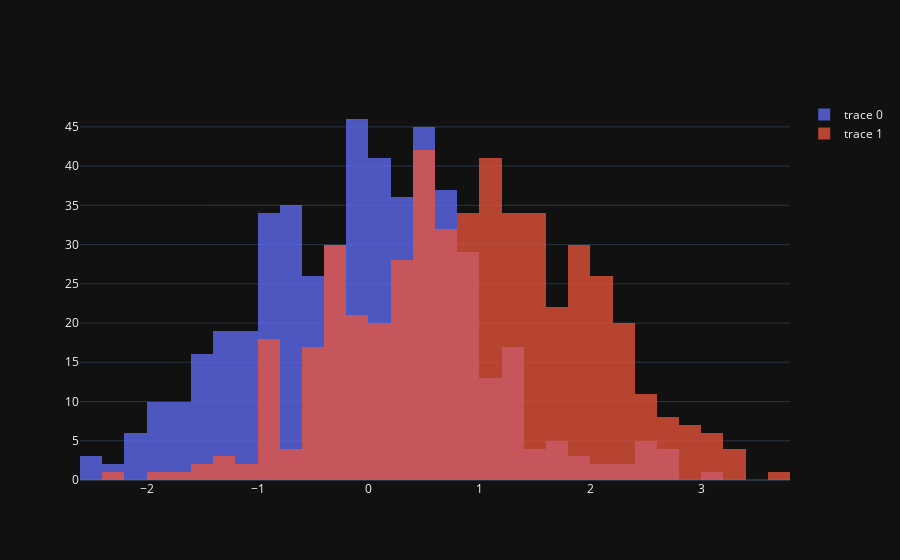

Notebook code for this chart:
### Markdown cell above
# Histogram

### Code cell
x0 = np.random.randn(500)
# Add 1 to shift the mean of the Gaussian distribution
x1 = np.random.randn(500) + 1

fig = go.Figure()
fig.add_trace(go.Histogram(x=x0))
fig.add_trace(go.Histogram(x=x1))

# Overlay both histograms
fig.update_layout(barmode='overlay')
# Reduce opacity to see both histograms
fig.update_traces(opacity=0.75)
fig.show()

### Figure 1 — Plotly figure (JSON) as saved in the notebook; plotly's stock layout.template omitted (floating-point values rounded to 4 significant figures; data arrays with more than 128 entries replaced by an {"elided": "..."} marker saying what was removed)
{"data": [{"x": {"elided": "500 float values"}, "type": "histogram", "opacity": 0.75}, {"x": {"elided": "500 float values"}, "type": "histogram", "opacity": 0.75}], "layout": {"barmode": "overlay"}}
